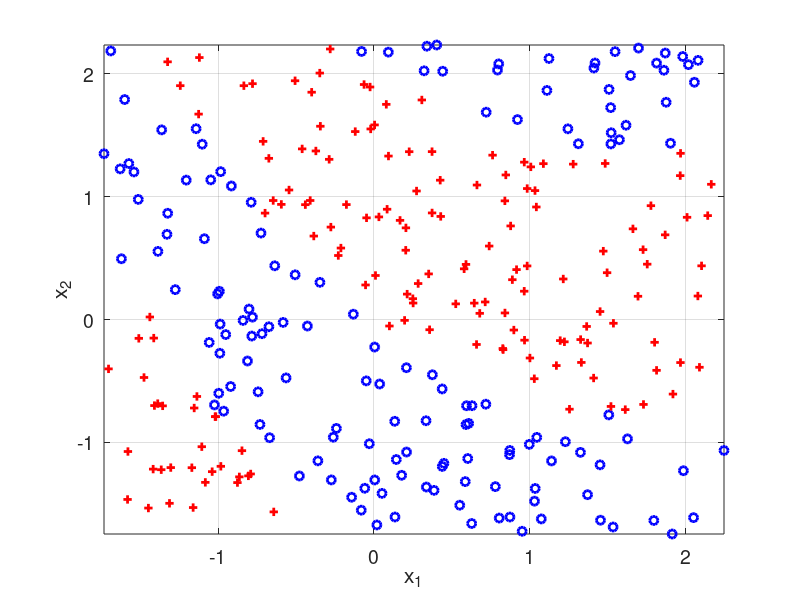

Recreate this plot in MATLAB. (Note: this script raises an error after producing the figure.)
%% Cross Validation

% Alles loeschen und schliessen
clear all; close all; clc;

% Daten laden
load('data_KSVM');

% Daten zufällig anordnen
m = length(y);
permutation = randperm(m);

y = y(permutation);
x = x(:, permutation);

% Zeichnen der Trainingsdaten:
figure(1)

indp = find(y>0); % Daten mit +1 
indm = find(y<0); % Daten mit -1 

plot(x(1,indp),x(2,indp),'ob','Linewidth',2); hold on;
plot(x(1,indm),x(2,indm),'+r','Linewidth',2); hold on;
grid on;
axis tight;
xlabel('x_1')
ylabel('x_2')
set(gca,'fontsize',14)

%% a) und b) Cross-Validation

% Lambda fuer weiche Kern-SVM-Regel:
lam = 0.5/m;

% Anzahl Blöcke bzw. folds
K = 10;
batch_size = m/K;

% Skalierungsparameter:
kappas = 2.^(-2:0.25:3);

% Schleife über kappa-Werte
CV_error = zeros(1,length(kappas));
tic;
for j = 1:length(kappas),
    kappa = kappas(j);
    
    % Cross-Validation-Schleife über Blöcke
    for k = 1:K,
        indizes_test = (k-1)*batch_size + (1:batch_size);
        indizes_train = setdiff(1:m,indizes_test);
        
        % Trainigsdaten
        x_train = x(:, indizes_train);
        y_train = y(indizes_train);
        
        % Lernen aus Trainingsdaten
        KSVM = fitcsvm(x_train',y_train, 'ClassNames',[-1,1],...
            'KernelFunction','rbf', 'KernelScale', 1/sqrt(kappa), ...
            'BoxConstraint', 0.5/m/lam);

        % Testsdaten
        x_test = x(:, indizes_test);
        y_test = y(indizes_test);
        
        % CV-Fehler aufdatieren für Verlust
        h_test = predict(KSVM, x_test');
        CV_error(j) = CV_error(j) + mean(y_test' ~= h_test);
    end
    
    CV_error(j) = CV_error(j)/K;
end
toc;

% Zeichnen
figure(2)
plot(kappas, CV_error,'o-','linewidth',2);
grid on;
xlabel('\kappa')
ylabel('CV-Error')
title('Kreuzvalidierung mit 01-Verlust')
set(gca,'FontSize',16)


%% c) Beste und schlechteste Hypothese neu lernen

[CV_min, j_min] = min(CV_error)
[CV_max, j_max] = max(CV_error)
kappa_best = kappas(j_min);
kappa_worst = kappas(j_max);


% Lernen aus ALLEN Trainingsdaten
KSVM_best = fitcsvm(x',y, 'ClassNames',[-1,1],...
    'KernelFunction','rbf', 'KernelScale', 1/sqrt(kappa_best), ...
    'BoxConstraint', 0.5/m/lam);

KSVM_worst = fitcsvm(x',y, 'ClassNames',[-1,1],...
    'KernelFunction','rbf', 'KernelScale', 1/sqrt(kappa_worst), ...
    'BoxConstraint', 0.5/m/lam);

%% Zeichnen der erlernten Hypothesen

x1 = -1.75 : 4 / 500 : 2.25; % Gitterpunkte in x1-Richtung
x2 = -1.75 : 4 / 500 : 2.25; % Gitterpunkte in x1-Richtung
[XX1,XX2] = meshgrid(x1,x2); % 2D-Gitter erzeugen
X1 = XX1(:); X2 = XX2(:); % Gitterpunkt-Matrizen als Spaltenvektoren

[~,grid_labels_best] = predict(KSVM_best, [X1,X2]);
[~,grid_labels_worst] = predict(KSVM_worst, [X1,X2]);

% Zeichnen:
figure(1)
hold on;

% Erlernte Trennlinien
contour(XX1,XX2,reshape(grid_labels_best(:,2),size(XX1)),[0 0],'-g','LineWidth',2);
contour(XX1,XX2,reshape(grid_labels_worst(:,2),size(XX1)),[0 0],'-m','LineWidth',2);

% Wahre Trennlinien
plot(x1, (x1.^2 - 3*x1 - 2*0)/3 ,'-k')
plot(x1, (x1.^2 - 3*x1 - 2*pi)/3 ,'-k')
plot(x1, (x1.^2 - 3*x1 + 2*pi)/3 ,'-k')

% Grafikparameter
ylim([-1.75,2.25])
legend({'-1','1','best h_S','worst h_S','truth'},'Location','Best');
title(['\kappa = ',sprintf('%f', kappa)])
xlabel('x_1')
ylabel('x_2')
set(gca,'fontsize',14)


%% d) Vergleich CV-Fehler zu geschätzten Verallgemeinerungsfehler

% Neue Daten erzeugen
x_neu = 4*rand(2,m) - 1.75; % zufaellige x-Werte in [-1.75,2.253]^2
% Wahre multivariate Funktion fuer Klassifizierung:
f_true = @(x) sin( 0.5*( x(1,:).^2 - 3*(x(2,:) + x(1,:)) ) ); 
% Entsprechende Markierungen:
y_neu = 2*(f_true(x_neu) >0)-1;

error_gen = mean(y_neu' ~=  predict(KSVM_best, x_neu'))
CV_min

error_gen = mean(y_neu' ~=  predict(KSVM_worst, x_neu'))
CV_max
